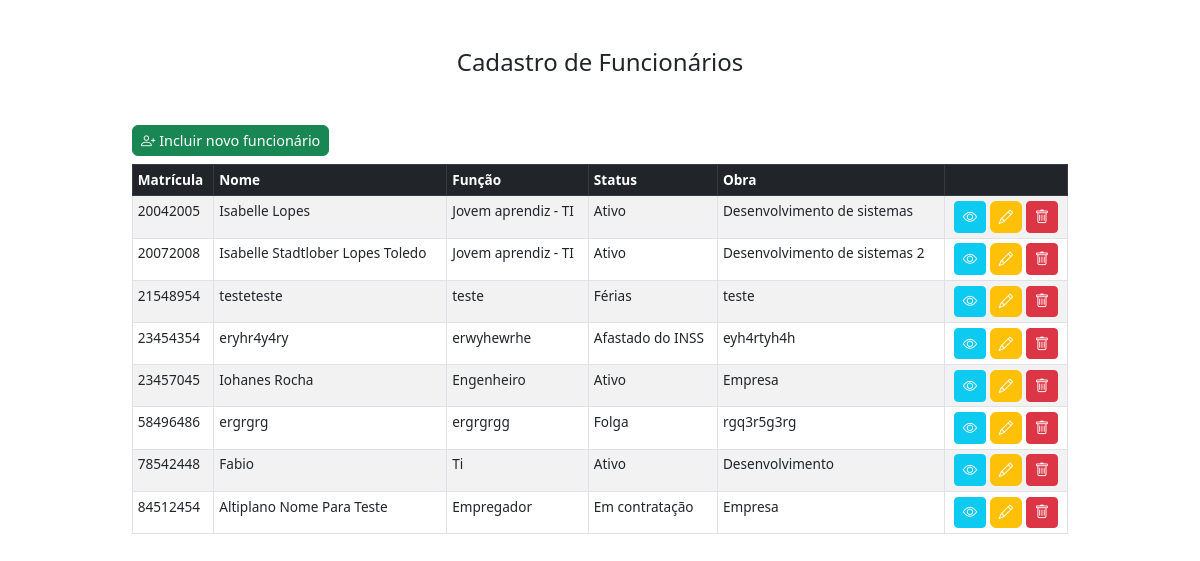
The page /listar/ on the database as committed earlier.
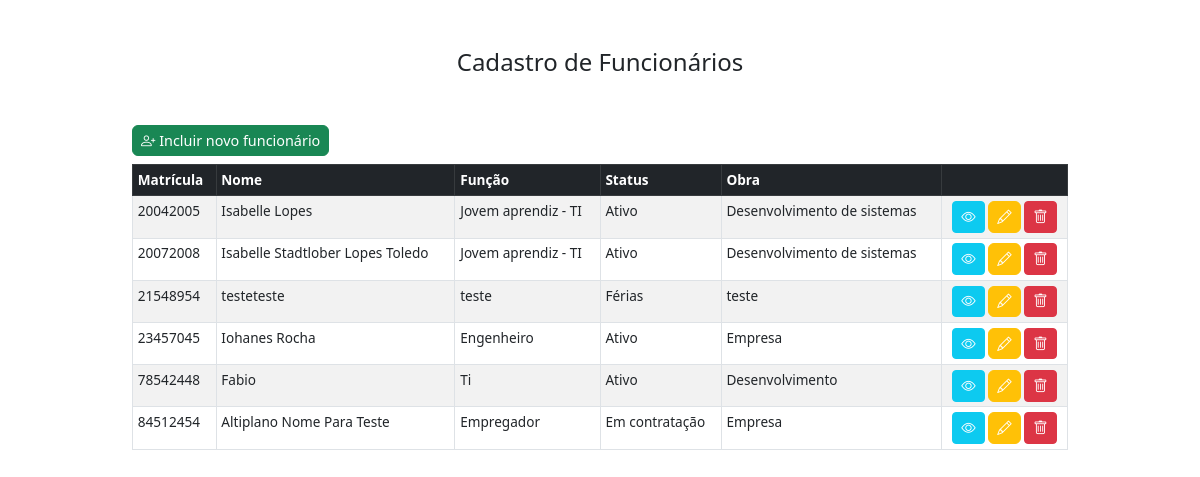
The same page on the database as committed later.
### core/models.py (models this page shows, shortened)
class Funcionario(models.Model):
    matricula = models.IntegerField(primary_key=True)
    nome = models.CharField(max_length=100, default='')
    funcao = models.CharField( max_length=100, verbose_name="Função", default='')
    status = models.CharField(max_length=2, choices=STATUS_CHOICES, default='A')
    obra = models.CharField(max_length=150, default='')

### core/views.py (the view)
# urls.py: path('listar/', views.ListFuncionario.as_view(), name='Listar'),
class ListFuncionario(ListView):
    template_name = 'index.html'
    model = Funcionario
    context_object_name = 'funcionarios'
    def get_context_data(self, **kwargs):
        context = super().get_context_data(**kwargs)
        context['form'] = FuncionarioForm()
        return context

### core/templates/index.html (shortened to what this page needs)
{% extends 'base.html' %}
{% block content %}
<div class="container d-flex flex-column align-items-center mt-5">
    <div class="w-100 d-flex justify-content-between mb-2">
        <button class="btn btn-success" data-bs-toggle="modal" data-bs-target="#funcionarioModal"
            onclick="setCreateMode()">
            <i class="bi bi-person-plus"></i> Incluir novo funcionário
        </button>
    </div>
    <table class="table table-bordered table-striped">
        <thead class="table-dark">
            <tr>
                <th scope="col">Matrícula</th>
                <th scope="col">Nome</th>
                <th scope="col">Função</th>
                <th scope="col">Status</th>
                <th scope="col">Obra</th>
                <th></th>
            </tr>
        </thead>
        <tbody>
            {% for funcionario in funcionarios %}
            <tr>
                <td>{{ funcionario.matricula }}</td>
                <td>{{ funcionario.nome }}</td>
                <td>{{ funcionario.funcao }}</td>
                <td>{{ funcionario.get_status_display }}</td>
                <td>{{ funcionario.obra }}</td>
                <td class="text-center">
                    <button type="button" class="btn btn-sm btn-info text-white" data-bs-toggle="modal"
                        data-bs-target="#viewModal{{ funcionario.matricula }}">
                        <i class="bi bi-eye"></i>
                    </button>
                    <button class="btn btn-warning text-white" data-bs-toggle="modal" data-bs-target="#funcionarioModal"
                        onclick="setUpdateMode('{{ funcionario.matricula }}', '{{ funcionario.nome }}', '{{ funcionario.funcao }}', '{{ funcionario.status }}', '{{ funcionario.obra }}')">
                        <i class="bi bi-pencil"></i>
                    </button>
                    <button type="button" class="btn btn-sm btn-danger text-white" data-bs-toggle="modal"
                        data-bs-target="#deleteModal{{ funcionario.matricula }}">
                        <i class="bi bi-trash"></i>
                    </button>
                </td>
            </tr>
            {% empty %}
            <tr>
                <td colspan="5" class="text-center">Nenhum funcionário cadastrado.</td>
            </tr>
            {% endfor %}
        </tbody>
    </table>
</div>
{% endblock %}

Rows that differ between the two databases and show on the page:
removed Funcionario: matricula "23454354", nome "eryhr4y4ry", funcao "erwyhewrhe", status "Afastado do INSS", obra "eyh4rtyh4h"
removed Funcionario: matricula "58496486", nome "ergrgrg", funcao "ergrgrgg", status "Folga", obra "rgq3r5g3rg"
changed Funcionario "Isabelle Stadtlober Lopes Toledo": obra "Desenvolvimento de sistemas 2" → "Desenvolvimento de sistemas"
